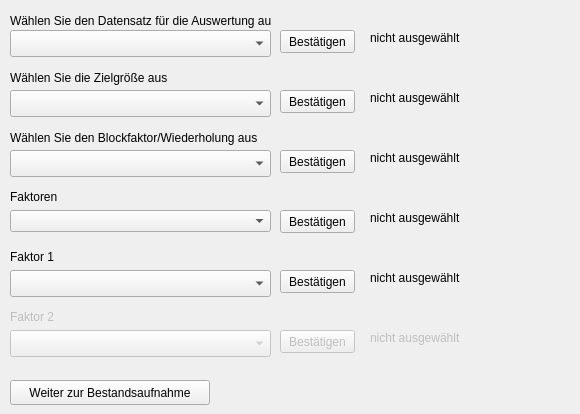
   <widget class="QWidget" name="tab_auswahl">
    <attribute name="title">
     <string>Auswahl Daten</string>
    </attribute>
    <widget class="QgsMapLayerComboBox" name="datenMapLayerComboBox">
     <property name="geometry">
      <rect>
       <x>10</x>
       <y>30</y>
       <width>261</width>
       <height>27</height>
      </rect>
     </property>
    </widget>
    <widget class="QLabel" name="label">
     <property name="geometry">
      <rect>
       <x>10</x>
       <y>10</y>
       <width>261</width>
       <height>21</height>
      </rect>
     </property>
     <property name="text">
      <string>Wählen Sie den Datensatz für die Auswertung aus</string>
     </property>
    </widget>
    <widget class="QLabel" name="label_2">
     <property name="geometry">
      <rect>
       <x>10</x>
       <y>70</y>
       <width>271</width>
       <height>16</height>
      </rect>
     </property>
     <property name="text">
      <string>Wählen Sie die Zielgröße aus</string>
     </property>
    </widget>
    <widget class="QLabel" name="label_3">
     <property name="geometry">
      <rect>
       <x>10</x>
       <y>190</y>
       <width>47</width>
       <height>13</height>
      </rect>
     </property>
     <property name="text">
      <string>Faktoren</string>
     </property>
    </widget>
    <widget class="QLabel" name="label_4">
     <property name="geometry">
      <rect>
       <x>10</x>
       <y>250</y>
       <width>47</width>
       <height>13</height>
      </rect>
     </property>
     <property name="text">
      <string>Faktor 1</string>
     </property>
    </widget>
    <widget class="QLabel" name="label_Faktor2">
     <property name="enabled">
      <bool>false</bool>
     </property>
     <property name="geometry">
      <rect>
       <x>10</x>
       <y>310</y>
       <width>47</width>
       <height>13</height>
      </rect>
     </property>
     <property name="text">
      <string>Faktor 2</string>
     </property>
    </widget>
    <widget class="QLabel" name="label_6">
     <property name="geometry">
      <rect>
       <x>10</x>
       <y>130</y>
       <width>281</width>
       <height>16</height>
      </rect>
     </property>
     <property name="text">
      <string>Wählen Sie den Blockfaktor/Wiederholung aus</string>
     </property>
    </widget>
    <widget class="QgsFieldComboBox" name="zielFieldComboBox">
     <property name="geometry">
      <rect>
       <x>10</x>
       <y>90</y>
       <width>261</width>
       <height>27</height>
      </rect>
     </property>
    </widget>
    <widget class="QPushButton" name="dsPushButton">
     <property name="geometry">
      <rect>
       <x>280</x>
       <y>30</y>
       <width>75</width>
       <height>23</height>
      </rect>
     </property>
     <property name="text">
      <string>Bestätigen</string>
     </property>
    </widget>
    <widget class="QgsFieldComboBox" name="whFieldComboBox">
     <property name="geometry">
      <rect>
       <x>10</x>
       <y>150</y>
       <width>261</width>
       <height>27</height>
      </rect>
     </property>
    </widget>
    <widget class="QPushButton" name="zielPushButton">
     <property name="geometry">
      <rect>
       <x>280</x>
       <y>90</y>
       <width>75</width>
       <height>23</height>
      </rect>
     </property>
     <property name="text">
      <string>Bestätigen</string>
     </property>
    </widget>
    <widget class="QPushButton" name="whPushButton">
     <property name="geometry">
      <rect>
       <x>280</x>
       <y>150</y>
       <width>75</width>
       <height>23</height>
      </rect>
     </property>
     <property name="text">
      <string>Bestätigen</string>
     </property>
    </widget>
    <widget class="QComboBox" name="faktorComboBox">
     <property name="geometry">
      <rect>
       <x>10</x>
       <y>210</y>
       <width>261</width>
       <height>22</height>
      </rect>
     </property>
    </widget>
    <widget class="QgsFieldComboBox" name="faktor1FieldComboBox">
     <property name="geometry">
      <rect>
       <x>10</x>
       <y>270</y>
       <width>261</width>
       <height>27</height>
      </rect>
     </property>
    </widget>
    <widget class="QgsFieldComboBox" name="faktor2FieldComboBox">
     <property name="enabled">
      <bool>false</bool>
     </property>
     <property name="geometry">
      <rect>
       <x>10</x>
       <y>330</y>
       <width>261</width>
       <height>27</height>
      </rect>
     </property>
     <property name="editable">
      <bool>false</bool>
     </property>
    </widget>
    <widget class="QPushButton" name="faktorPushButton">
     <property name="geometry">
      <rect>
       <x>280</x>
       <y>210</y>
       <width>75</width>
       <height>23</height>
      </rect>
     </property>
     <property name="text">
      <string>Bestätigen</string>
     </property>
    </widget>
    <widget class="QPushButton" name="faktor1Button">
     <property name="geometry">
      <rect>
       <x>280</x>
       <y>270</y>
       <width>75</width>
       <height>23</height>
      </rect>
     </property>
     <property name="text">
      <string>Bestätigen</string>
     </property>
    </widget>
    <widget class="QPushButton" name="faktor2Button">
     <property name="enabled">
      <bool>false</bool>
     </property>
     <property name="geometry">
      <rect>
       <x>280</x>
       <y>330</y>
       <width>75</width>
       <height>23</height>
      </rect>
     </property>
     <property name="text">
      <string>Bestätigen</string>
     </property>
    </widget>
    <widget class="QLabel" name="dsLabel">
     <property name="geometry">
      <rect>
       <x>370</x>
       <y>30</y>
       <width>201</width>
       <height>16</height>
      </rect>
     </property>
     <property name="text">
      <string>nicht ausgewählt</string>
     </property>
    </widget>
    <widget class="QLabel" name="zielLabel">
     <property name="geometry">
      <rect>
       <x>370</x>
       <y>90</y>
       <width>201</width>
       <height>16</height>
      </rect>
     </property>
     <property name="text">
      <string>nicht ausgewählt</string>
     </property>
    </widget>
    <widget class="QLabel" name="whLabel">
     <property name="geometry">
      <rect>
       <x>370</x>
       <y>150</y>
       <width>201</width>
       <height>16</height>
      </rect>
     </property>
     <property name="text">
      <string>nicht ausgewählt</string>
     </property>
    </widget>
    <widget class="QLabel" name="faktorLabel">
     <property name="geometry">
      <rect>
       <x>370</x>
       <y>210</y>
       <width>201</width>
       <height>16</height>
      </rect>
     </property>
     <property name="text">
      <string>nicht ausgewählt</string>
     </property>
    </widget>
    <widget class="QLabel" name="faktor1Label">
     <property name="geometry">
      <rect>
       <x>370</x>
       <y>270</y>
       <width>201</width>
       <height>16</height>
      </rect>
     </property>
     <property name="text">
      <string>nicht ausgewählt</string>
     </property>
    </widget>
    <widget class="QLabel" name="faktor2Label">
     <property name="enabled">
      <bool>false</bool>
     </property>
     <property name="geometry">
      <rect>
       <x>370</x>
       <y>330</y>
       <width>201</width>
       <height>16</height>
      </rect>
     </property>
     <property name="text">
      <string>nicht ausgewählt</string>
     </property>
    </widget>
    <widget class="QPushButton" name="auswahlPushButton">
     <property name="geometry">
      <rect>
       <x>10</x>
       <y>380</y>
       <width>200</width>
       <height>25</height>
      </rect>
     </property>
     <property name="text">
      <string>Weiter zur Bestandsaufnahme</string>
     </property>
    </widget>
   </widget>
